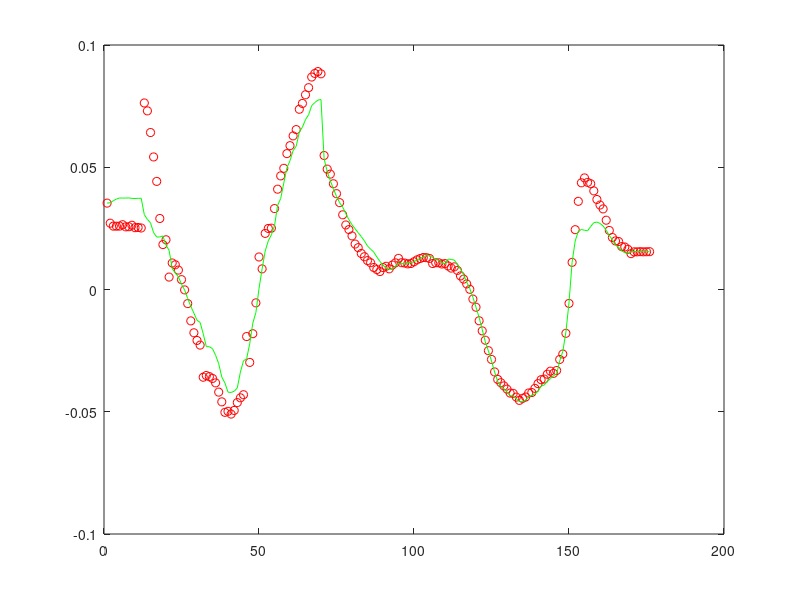
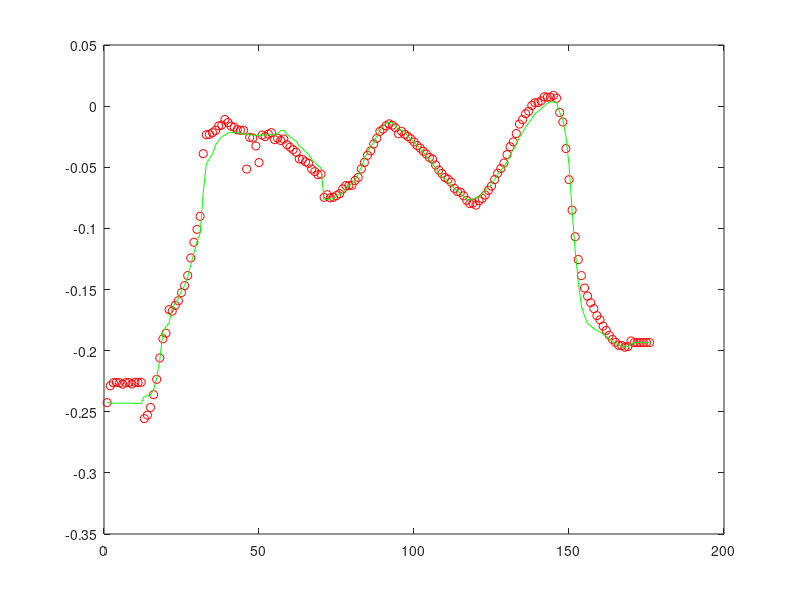
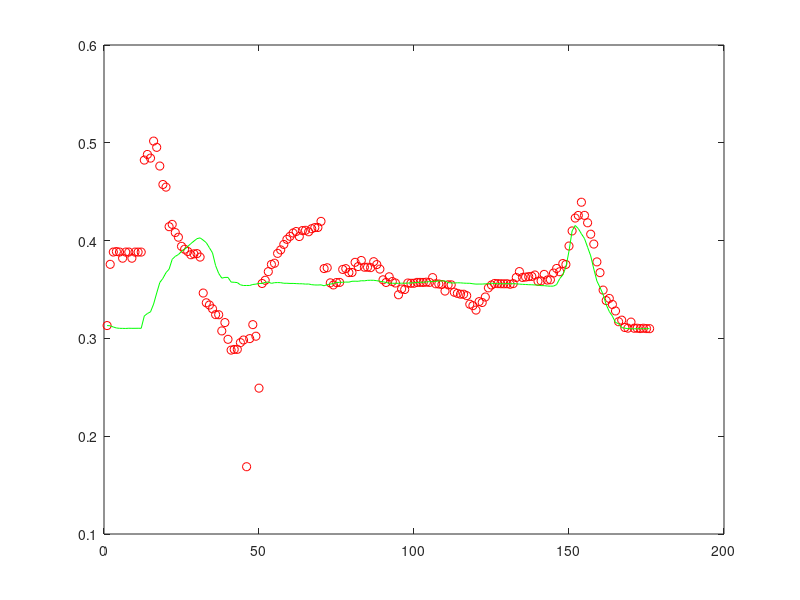
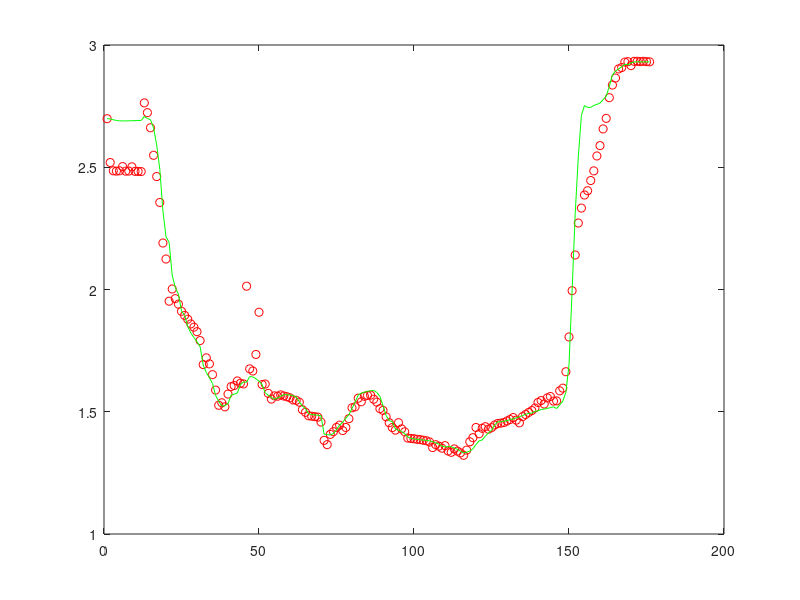

The MATLAB source for these figures, in order:
%    clc;
%    clear;
%     path = 'data/';
%     numDemo = 3;
%     numDim = 14;    % 3 ball position + 3 hand position + 8 joint angles (RSholderPitch, RShoulderRoll, RElbowYaw, RElbowRoll, RwristYaw, RHand, LHip, RHip)
% 
%     delete('data/*.mat');
%     flagDTW = 1;
%     readAll(path, numDemo, numDim, flagDTW);
     



    load('data/raw_2.mat');
    tmp = raw_2';    
    hand = tmp(1:6, :);
    joint = tmp(7:end, :);
    
    length = size(tmp,2);
    
    gap = fix(length/7);
   
    
    for i = 1 : 8
        select = gap *i - (gap - 1)
        if i==8
            if select > length
                select = length
            end
        end
        h(:, i) = hand(:, select);
        j(:, i) = joint(:, select);
    end
    j = j';
    
    
    for i = 1 : 6
     A(i, :, :) = inv(j) * h(i, :)';
    end
     
    A
    
    % compare results
    for dim = 1 : 6
        for i = 1:length
            result(i) = joint(:, i)' * A(dim, :, :)';
        end
     
        figure;
        plot(result, 'ro'); hold on;
  
     plot(hand(dim, :), 'g');
     end

    